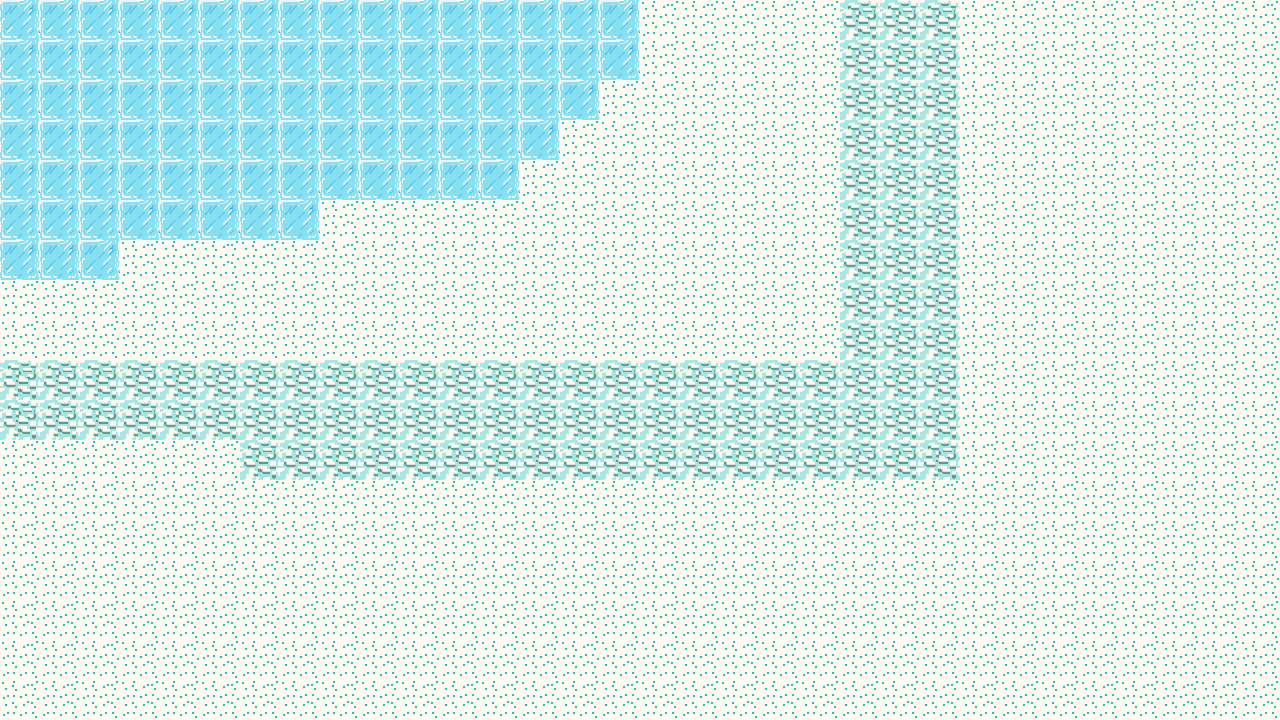

A level layout from a 2D game, rendered from its tile map. Below: a short description, then the map file with its tile-grid data intact:
An orthogonal 32x18 tile map with 40x40 px tiles, 1 tile layer (Tile Layer 1).

<map version="1.10" tiledversion="1.11.2" orientation="orthogonal" renderorder="right-down" width="32" height="18" tilewidth="40" tileheight="40" infinite="0" nextlayerid="2" nextobjectid="1">
 <tileset firstgid="1" name="map" tilewidth="40" tileheight="40" tilecount="100" columns="10">
  <image source="map.png" width="400" height="400" />
 </tileset>
 <layer id="1" name="Tile Layer 1" width="32" height="18">
  <data encoding="csv">
6,6,6,6,6,6,6,6,6,6,6,6,6,6,6,6,10,10,10,10,10,9,9,9,10,10,10,10,10,10,10,10,
6,6,6,6,6,6,6,6,6,6,6,6,6,6,6,6,10,10,10,10,10,9,9,9,10,10,10,10,10,10,10,10,
6,6,6,6,6,6,6,6,6,6,6,6,6,6,6,10,10,10,10,10,10,9,9,9,10,10,10,10,10,10,10,10,
6,6,6,6,6,6,6,6,6,6,6,6,6,6,10,10,10,10,10,10,10,9,9,9,10,10,10,10,10,10,10,10,
6,6,6,6,6,6,6,6,6,6,6,6,6,10,10,10,10,10,10,10,10,9,9,9,10,10,10,10,10,10,10,10,
6,6,6,6,6,6,6,6,10,10,10,10,10,10,10,10,10,10,10,10,10,9,9,9,10,10,10,10,10,10,10,10,
6,6,6,10,10,10,10,10,10,10,10,10,10,10,10,10,10,10,10,10,10,9,9,9,10,10,10,10,10,10,10,10,
10,10,10,10,10,10,10,10,10,10,10,10,10,10,10,10,10,10,10,10,10,9,9,9,10,10,10,10,10,10,10,10,
10,10,10,10,10,10,10,10,10,10,10,10,10,10,10,10,10,10,10,10,10,9,9,9,10,10,10,10,10,10,10,10,
9,9,9,9,9,9,9,9,9,9,9,9,9,9,9,9,9,9,9,9,9,9,9,9,10,10,10,10,10,10,10,10,
9,9,9,9,9,9,9,9,9,9,9,9,9,9,9,9,9,9,9,9,9,9,9,9,10,10,10,10,10,10,10,10,
10,10,10,10,10,10,9,9,9,9,9,9,9,9,9,9,9,9,9,9,9,9,9,9,10,10,10,10,10,10,10,10,
10,10,10,10,10,10,10,10,10,10,10,10,10,10,10,10,10,10,10,10,10,10,10,10,10,10,10,10,10,10,10,10,
10,10,10,10,10,10,10,10,10,10,10,10,10,10,10,10,10,10,10,10,10,10,10,10,10,10,10,10,10,10,10,10,
10,10,10,10,10,10,10,10,10,10,10,10,10,10,10,10,10,10,10,10,10,10,10,10,10,10,10,10,10,10,10,10,
10,10,10,10,10,10,10,10,10,10,10,10,10,10,10,10,10,10,10,10,10,10,10,10,10,10,10,10,10,10,10,10,
10,10,10,10,10,10,10,10,10,10,10,10,10,10,10,10,10,10,10,10,10,10,10,10,10,10,10,10,10,10,10,10,
10,10,10,10,10,10,10,10,10,10,10,10,10,10,10,10,10,10,10,10,10,10,10,10,10,10,10,10,10,10,10,10
</data>
 </layer>
</map>
